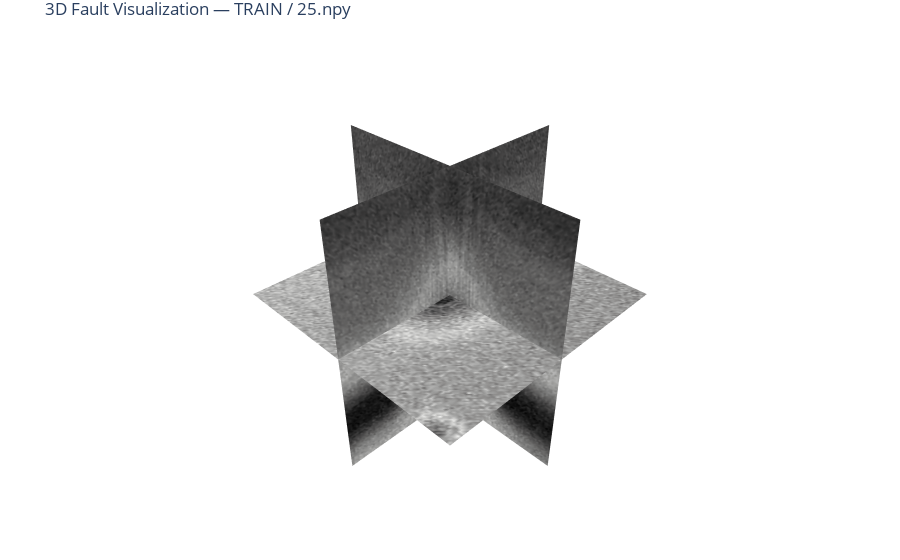
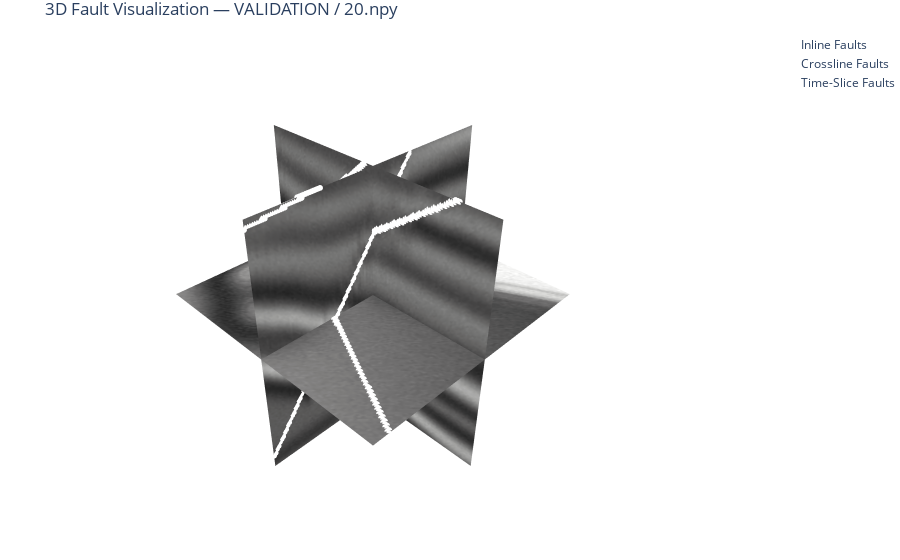

Notebook code for these charts, in order:
### Code cell
# Normalization helper
def normalize(v):
    return ((v - v.min()) / (v.max() - v.min()) * 255).astype(np.uint8)

# Fault plotting function
def plot_fault_points(fig, slice_mask, axis_index, slice_type, color, label, nx, ny, nz):
    if slice_type == "inline":
        ks, js = np.where(slice_mask)
        fig.add_trace(go.Scatter3d(
            x=np.full_like(ks, axis_index),
            y=js,
            z=nz - 1 - ks,
            mode='markers',
            marker=dict(color=color, size=2, opacity=1),
            name=label
        ))
    elif slice_type == "crossline":
        ks, is_ = np.where(slice_mask)
        fig.add_trace(go.Scatter3d(
            x=is_,
            y=np.full_like(is_, axis_index),
            z=nz - 1 - ks,
            mode='markers',
            marker=dict(color=color, size=2, opacity=1),
            name=label
        ))
    elif slice_type == "timeslice":
        is_, js = np.where(slice_mask)
        fig.add_trace(go.Scatter3d(
            x=is_,
            y=js,
            z=np.full_like(is_, axis_index),
            mode='markers',
            marker=dict(color=color, size=2, opacity=1),
            name=label
        ))

# Loop over splits
for split in ["train", "validation"]:
    seismic_dir = os.path.join(base_out, split, "seis")
    mask_dir = os.path.join(base_out, split, "fault")

    if not (os.path.exists(seismic_dir) and os.path.exists(mask_dir)):
        print(f"[{split}] Skipping: directories not found.")
        continue

    files = sorted(set(os.listdir(seismic_dir)).intersection(os.listdir(mask_dir)))
    if not files:
        print(f"[{split}] No files to visualize.")
        continue

    selected_file = random.choice([f for f in files if f.endswith((".npy", ".dat"))])
    print(f"[{split}] Selected file: {selected_file}")

    # Load data
    seismic_path = os.path.join(seismic_dir, selected_file)
    mask_path = os.path.join(mask_dir, selected_file)

    if selected_file.endswith(".npy"):
        seismic = np.load(seismic_path)
        mask = np.load(mask_path)
    else:
        seismic = np.fromfile(seismic_path, dtype=np.float32).reshape((cube_size, cube_size, cube_size))
        mask = np.fromfile(mask_path, dtype=np.uint8).reshape((cube_size, cube_size, cube_size))

    nx, ny, nz = seismic.shape

    # Slices
    inline     = seismic[nx//2,:,:].T
    crossline  = seismic[:,ny//2,:].T
    timeslice  = seismic[:,:,nz//2]

    inline_m   = mask[nx//2,:,:].T
    cross_m    = mask[:,ny//2,:].T
    timeslice_m= mask[:,:,nz//2]

    inline_norm    = normalize(inline)
    crossline_norm = normalize(crossline)
    timeslice_norm = normalize(timeslice)

    # Create 3D figure
    fig = go.Figure()

    # Seismic surfaces
    fig.add_trace(go.Surface(
        z=np.tile(np.arange(nz)[::-1], (ny, 1)).T,
        x=np.full((nz, ny), nx//2),
        y=np.tile(np.arange(ny), (nz, 1)),
        surfacecolor=inline_norm,
        colorscale="Gray",
        showscale=False,
        opacity=1
    ))
    fig.add_trace(go.Surface(
        z=np.tile(np.arange(nz)[::-1], (nx, 1)).T,
        x=np.tile(np.arange(nx), (nz, 1)),
        y=np.full((nz, nx), ny//2),
        surfacecolor=crossline_norm,
        colorscale="Gray",
        showscale=False,
        opacity=1
    ))
    fig.add_trace(go.Surface(
        z=np.full((ny, nx), nz//2),
        x=np.tile(np.arange(nx), (ny, 1)),
        y=np.tile(np.arange(ny).reshape(-1,1), (1, nx)),
        surfacecolor=np.rot90(timeslice_norm, k=-1),
        colorscale="Gray",
        showscale=False,
        opacity=1
    ))

    # Fault overlays
    if mask_mode == 0:
        plot_fault_points(fig, inline_m==1, nx//2, "inline", "white", "Inline Faults", nx, ny, nz)
        plot_fault_points(fig, cross_m==1, ny//2, "crossline", "white", "Crossline Faults", nx, ny, nz)
        plot_fault_points(fig, timeslice_m==1, nz//2, "timeslice", "white", "Time-Slice Faults", nx, ny, nz)
    elif mask_mode == 1:
        plot_fault_points(fig, inline_m==1, nx//2, "inline", "green", "Inline Normal Faults", nx, ny, nz)
        plot_fault_points(fig, inline_m==2, nx//2, "inline", "purple", "Inline Inverse Faults", nx, ny, nz)
        plot_fault_points(fig, cross_m==1, ny//2, "crossline", "green", "Crossline Normal Faults", nx, ny, nz)
        plot_fault_points(fig, cross_m==2, ny//2, "crossline", "purple", "Crossline Inverse Faults", nx, ny, nz)
        plot_fault_points(fig, timeslice_m==1, nz//2, "timeslice", "green", "Time-Slice Normal Faults", nx, ny, nz)
        plot_fault_points(fig, timeslice_m==2, nz//2, "timeslice", "purple", "Time-Slice Inverse Faults", nx, ny, nz)

    # Layout
    fig.update_layout(
        title=f"3D Fault Visualization — {split.upper()} / {selected_file}",
        scene=dict(
            xaxis=dict(visible=False),
            yaxis=dict(visible=False),
            zaxis=dict(visible=False),
            aspectmode="data"
        ),
        margin=dict(l=0, r=0, t=30, b=0)
    )

    fig.show()

### Figure 1 — Plotly figure (JSON) as saved in the notebook; plotly's stock layout.template omitted (floating-point values rounded to 4 significant figures; data arrays with more than 128 entries replaced by an {"elided": "..."} marker saying what was removed)
{"data": [{"colorscale": [[0, "rgb(0, 0, 0)"], [0.09091, "rgb(16, 16, 16)"], [0.1818, "rgb(38, 38, 38)"], [0.2727, "rgb(59, 59, 59)"], [0.3636, "rgb(81, 80, 80)"], [0.4545, "rgb(102, 101, 101)"], [0.5455, "rgb(124, 123, 122)"], [0.6364, "rgb(146, 146, 145)"], [0.7273, "rgb(171, 171, 170)"], [0.8182, "rgb(197, 197, 195)"], [0.9091, "rgb(224, 224, 223)"], [1, "rgb(254, 254, 253)"]], "opacity": 1, "showscale": false, "surfacecolor": {"elided": "128x128 int values"}, "type": "surface", "x": {"elided": "128x128 int values"}, "y": {"elided": "128x128 int values"}, "z": {"elided": "128x128 int values"}}, {"colorscale": [[0, "rgb(0, 0, 0)"], [0.09091, "rgb(16, 16, 16)"], [0.1818, "rgb(38, 38, 38)"], [0.2727, "rgb(59, 59, 59)"], [0.3636, "rgb(81, 80, 80)"], [0.4545, "rgb(102, 101, 101)"], [0.5455, "rgb(124, 123, 122)"], [0.6364, "rgb(146, 146, 145)"], [0.7273, "rgb(171, 171, 170)"], [0.8182, "rgb(197, 197, 195)"], [0.9091, "rgb(224, 224, 223)"], [1, "rgb(254, 254, 253)"]], "opacity": 1, "showscale": false, "surfacecolor": {"elided": "128x128 int values"}, "type": "surface", "x": {"elided": "128x128 int values"}, "y": {"elided": "128x128 int values"}, "z": {"elided": "128x128 int values"}}, {"colorscale": [[0, "rgb(0, 0, 0)"], [0.09091, "rgb(16, 16, 16)"], [0.1818, "rgb(38, 38, 38)"], [0.2727, "rgb(59, 59, 59)"], [0.3636, "rgb(81, 80, 80)"], [0.4545, "rgb(102, 101, 101)"], [0.5455, "rgb(124, 123, 122)"], [0.6364, "rgb(146, 146, 145)"], [0.7273, "rgb(171, 171, 170)"], [0.8182, "rgb(197, 197, 195)"], [0.9091, "rgb(224, 224, 223)"], [1, "rgb(254, 254, 253)"]], "opacity": 1, "showscale": false, "surfacecolor": {"elided": "128x128 int values"}, "type": "surface", "x": {"elided": "128x128 int values"}, "y": {"elided": "128x128 int values"}, "z": {"elided": "128x128 int values"}}, {"marker": {"color": "white", "opacity": 1, "size": 2}, "mode": "markers", "name": "Inline Faults", "type": "scatter3d", "x": [], "y": [], "z": []}, {"marker": {"color": "white", "opacity": 1, "size": 2}, "mode": "markers", "name": "Crossline Faults", "type": "scatter3d", "x": [], "y": [], "z": []}, {"marker": {"color": "white", "opacity": 1, "size": 2}, "mode": "markers", "name": "Time-Slice Faults", "type": "scatter3d", "x": [], "y": [], "z": []}], "layout": {"margin": {"b": 0, "l": 0, "r": 0, "t": 30}, "scene": {"aspectmode": "data", "xaxis": {"visible": false}, "yaxis": {"visible": false}, "zaxis": {"visible": false}}, "title": {"text": "3D Fault Visualization — TRAIN / 25.npy"}}}

### Figure 2 — Plotly figure (JSON) as saved in the notebook; plotly's stock layout.template omitted (floating-point values rounded to 4 significant figures; data arrays with more than 128 entries replaced by an {"elided": "..."} marker saying what was removed)
{"data": [{"colorscale": [[0, "rgb(0, 0, 0)"], [0.09091, "rgb(16, 16, 16)"], [0.1818, "rgb(38, 38, 38)"], [0.2727, "rgb(59, 59, 59)"], [0.3636, "rgb(81, 80, 80)"], [0.4545, "rgb(102, 101, 101)"], [0.5455, "rgb(124, 123, 122)"], [0.6364, "rgb(146, 146, 145)"], [0.7273, "rgb(171, 171, 170)"], [0.8182, "rgb(197, 197, 195)"], [0.9091, "rgb(224, 224, 223)"], [1, "rgb(254, 254, 253)"]], "opacity": 1, "showscale": false, "surfacecolor": {"elided": "128x128 int values"}, "type": "surface", "x": {"elided": "128x128 int values"}, "y": {"elided": "128x128 int values"}, "z": {"elided": "128x128 int values"}}, {"colorscale": [[0, "rgb(0, 0, 0)"], [0.09091, "rgb(16, 16, 16)"], [0.1818, "rgb(38, 38, 38)"], [0.2727, "rgb(59, 59, 59)"], [0.3636, "rgb(81, 80, 80)"], [0.4545, "rgb(102, 101, 101)"], [0.5455, "rgb(124, 123, 122)"], [0.6364, "rgb(146, 146, 145)"], [0.7273, "rgb(171, 171, 170)"], [0.8182, "rgb(197, 197, 195)"], [0.9091, "rgb(224, 224, 223)"], [1, "rgb(254, 254, 253)"]], "opacity": 1, "showscale": false, "surfacecolor": {"elided": "128x128 int values"}, "type": "surface", "x": {"elided": "128x128 int values"}, "y": {"elided": "128x128 int values"}, "z": {"elided": "128x128 int values"}}, {"colorscale": [[0, "rgb(0, 0, 0)"], [0.09091, "rgb(16, 16, 16)"], [0.1818, "rgb(38, 38, 38)"], [0.2727, "rgb(59, 59, 59)"], [0.3636, "rgb(81, 80, 80)"], [0.4545, "rgb(102, 101, 101)"], [0.5455, "rgb(124, 123, 122)"], [0.6364, "rgb(146, 146, 145)"], [0.7273, "rgb(171, 171, 170)"], [0.8182, "rgb(197, 197, 195)"], [0.9091, "rgb(224, 224, 223)"], [1, "rgb(254, 254, 253)"]], "opacity": 1, "showscale": false, "surfacecolor": {"elided": "128x128 int values"}, "type": "surface", "x": {"elided": "128x128 int values"}, "y": {"elided": "128x128 int values"}, "z": {"elided": "128x128 int values"}}, {"marker": {"color": "white", "opacity": 1, "size": 2}, "mode": "markers", "name": "Inline Faults", "type": "scatter3d", "x": {"elided": "288 int values"}, "y": {"elided": "288 int values"}, "z": {"elided": "288 int values"}}, {"marker": {"color": "white", "opacity": 1, "size": 2}, "mode": "markers", "name": "Crossline Faults", "type": "scatter3d", "x": {"elided": "205 int values"}, "y": {"elided": "205 int values"}, "z": {"elided": "205 int values"}}, {"marker": {"color": "white", "opacity": 1, "size": 2}, "mode": "markers", "name": "Time-Slice Faults", "type": "scatter3d", "x": {"elided": "169 int values"}, "y": {"elided": "169 int values"}, "z": {"elided": "169 int values"}}], "layout": {"margin": {"b": 0, "l": 0, "r": 0, "t": 30}, "scene": {"aspectmode": "data", "xaxis": {"visible": false}, "yaxis": {"visible": false}, "zaxis": {"visible": false}}, "title": {"text": "3D Fault Visualization — VALIDATION / 20.npy"}}}
